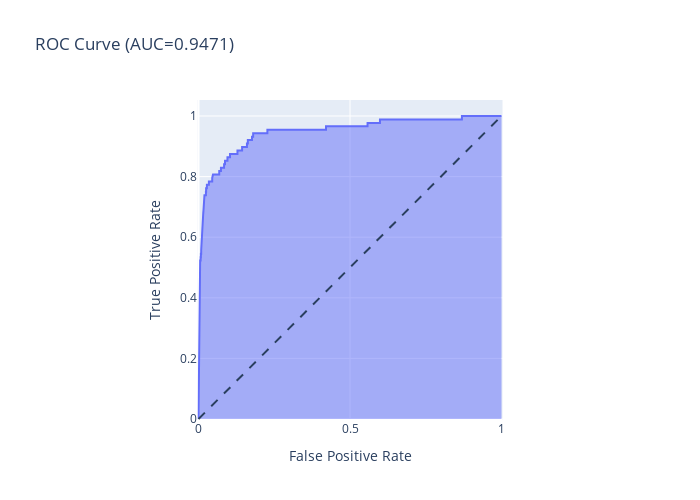

Source (notebook cell):
### Code cell
plotly_roc(true_dict['test']['3H'], 
           probs_dict['test']['3H']
           )

### Figure 1 — Plotly figure (JSON) as saved in the notebook; plotly's stock layout.template omitted (floating-point values rounded to 4 significant figures; data arrays with more than 128 entries replaced by an {"elided": "..."} marker saying what was removed)
{"data": [{"customdata": {"elided": "1218x1 float values"}, "hovertemplate": "False Positive Rate=%{x}<br>True Positive Rate=%{y}<br>Threshold=%{customdata[0]}<extra></extra>", "legendgroup": "", "line": {"color": "#636efa"}, "marker": {"symbol": "circle"}, "mode": "lines", "name": "", "orientation": "v", "showlegend": false, "stackgroup": "1", "type": "scatter", "x": {"elided": "1218 float values"}, "xaxis": "x", "y": {"elided": "1218 float values"}, "yaxis": "y"}], "layout": {"height": 500, "legend": {"tracegroupgap": 0}, "shapes": [{"line": {"dash": "dash"}, "type": "line", "x0": 0, "x1": 1, "y0": 0, "y1": 1}], "title": {"text": "ROC Curve (AUC=0.9471)"}, "width": 700, "xaxis": {"anchor": "y", "constrain": "domain", "domain": [0, 1], "title": {"text": "False Positive Rate"}}, "yaxis": {"anchor": "x", "domain": [0, 1], "scaleanchor": "x", "scaleratio": 1, "title": {"text": "True Positive Rate"}}}}
